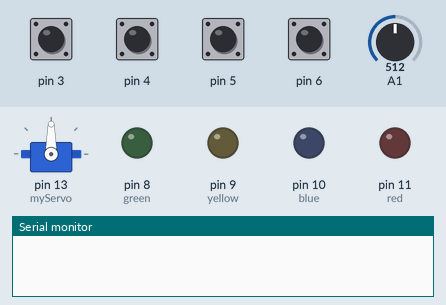
Simulated run of this sketch. Board: Arduino Uno, built with avr-gcc and run on an emulated ATmega328P. On the bench: servo, output pins drawn as LEDs (lit = HIGH), the last lines printed to the serial monitor. Dashed ring = blinking. Inputs (shaded band) come from the test bench; at power-on: pin 3–6 HIGH, A1 = 512. Random numbers use the default seed unless the sketch sets one.

Above: at 1.7 s.
1.8 s: pin 3 pulled LOW for 0.5 s
At 3.1 s:
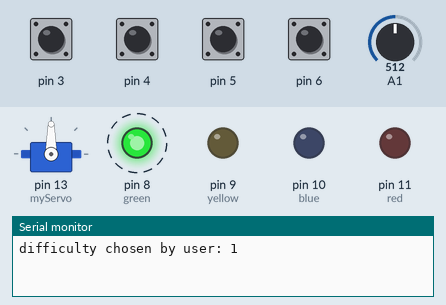
5.3 s: pin 4 pulsed LOW 5 times (0.12 s each, 0.3 s apart)
At 7.3 s:
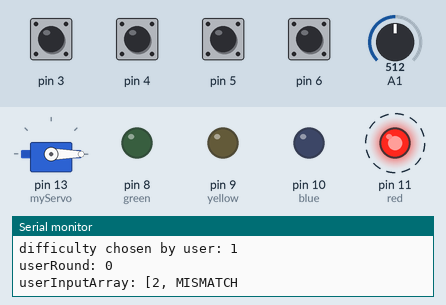
12.8 s: pin 3 pulled LOW for 1 s
At 15.0 s:
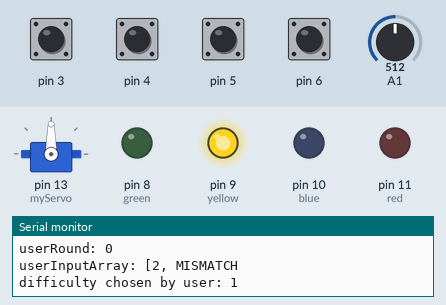
Timing chart, 0 to 18.9 s (numbered marks = the images above; inputs shaded):
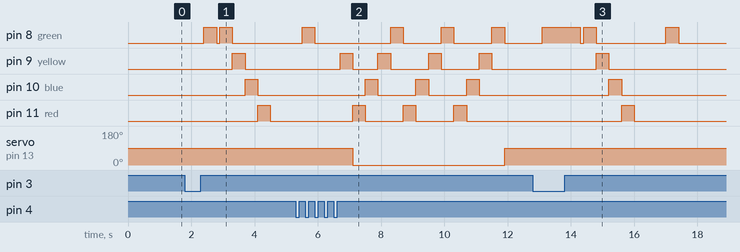

Measured:
- after the input at 1.8 s, pin 8 (green): alternates HIGH for 0.40 s and LOW for 0.10 s, 4 changes in all, then stays LOW, starting after 0.60 s; pin 9 (yellow): LOW → HIGH after 1.5 s, → LOW 0.40 s later; pin 10 (blue): LOW → HIGH after 1.9 s, → LOW 0.40 s later; pin 11 (red): LOW → HIGH after 2.3 s, → LOW 0.40 s later
- after the input at 5.3 s, pin 9 (yellow): LOW → HIGH after 1.4 s, → LOW 0.40 s later, → HIGH 0.80 s later, → LOW 0.40 s later, … (8 changes in this stretch); pin 10 (blue): alternates HIGH for 0.40 s and LOW for 1.2 s, starting after 2.2 s
- after the input at 12.8 s, pin 8 (green): goes HIGH 1.2 s, LOW 0.10 s, HIGH 0.40 s, LOW 2.2 s, HIGH 0.40 s, then LOW, starting after 0.30 s; pin 9 (yellow): LOW → HIGH after 2.0 s, → LOW 0.40 s later; pin 10 (blue): LOW → HIGH after 2.4 s, → LOW 0.40 s later; pin 11 (red): LOW → HIGH after 2.8 s, → LOW 0.40 s later

The sketch:

analog_test_3_simon.ino
```cpp
#include <CapacitiveSensor.h>
#include <Servo.h>
Servo myServo;
const int nowPlayingAngle = 90;
const int youLoseAngle = 0;
const int youWinAngle = 180;

CapacitiveSensor cs_12_3 = CapacitiveSensor(12, 3);
CapacitiveSensor cs_12_4 = CapacitiveSensor(12, 4);
CapacitiveSensor cs_12_5 = CapacitiveSensor(12, 5);
CapacitiveSensor cs_12_6 = CapacitiveSensor(12, 6);

const int red = 11;
const int blue = 10;
const int yellow = 9;
const int green = 8;

int greenState = LOW;
int yellowState = LOW;
int blueState = LOW;
int redState = LOW;

int prevGreenState = LOW;
int prevYellowState = LOW;
int prevBlueState = LOW;
int prevRedState = LOW;

int ledLightTime = 400;

// Max of 20 rounds can be run
int gameRounds[20];
// GameRoundCount = 5 * Difficulty
int difficulty = 1;

void setup()
{
    // put your setup code here, to run once:
    myServo.attach(13);

    pinMode(red, OUTPUT);
    pinMode(blue, OUTPUT);
    pinMode(yellow, OUTPUT);
    pinMode(green, OUTPUT);

    cs_12_3.set_CS_AutocaL_Millis(0xFFFFFFFF);
    cs_12_4.set_CS_AutocaL_Millis(0xFFFFFFFF);
    cs_12_5.set_CS_AutocaL_Millis(0xFFFFFFFF);
    cs_12_6.set_CS_AutocaL_Millis(0xFFFFFFFF);
    Serial.begin(9600);
}

void loop()
{
    // put your main code here, to run repeatedly:
    // Game Start State
    myServo.write(nowPlayingAngle);
    setUpGame();
}

void setUpGame()
{
    difficulty = getTouchedValue();
    Serial.print("difficulty chosen by user: ");
    Serial.println(difficulty);
    delay(100);
    createRounds();
    gameStartFlash();
    delay(1000);
    playGame();
}

void createRounds()
{
    randomSeed(analogRead(1));
    for (int i = 0; i < (5 * difficulty); i++)
    {
        gameRounds[i] = random(1, 5);
    }
}

void gameStartFlash(){
  for (int i = 0; i < difficulty; i++){
    lightLED(green);
    lightLED(yellow);
    lightLED(blue);
    lightLED(red);
   }
}

void playGame()
{
    for (int userRound = 0; userRound < (5 * difficulty); userRound++)
    {
        Serial.print("userRound: ");
        Serial.println(userRound);
        // disply value(s) from gameRounds 0 to userRound
        for (int ledToDisplay = 0; ledToDisplay < userRound + 1; ledToDisplay++)
        {
            switch (gameRounds[ledToDisplay])
            {
            case 1:
                // green
                lightLED(green);
                delay(ledLightTime);
                break;
            case 2:
                // yellow
                lightLED(yellow);
                delay(ledLightTime);
                break;
            case 3:
                // blue
                lightLED(blue);
                delay(ledLightTime);
                break;
            case 4:
                // red
                lightLED(red);
                delay(ledLightTime);
                break;
            default:
                Serial.println("game broken stop");
                break;
            }
        }
        // get user input(as many as userRound + 1)
        int userInputArray[20];
        for (int loc = 0; loc < userRound + 1; loc++)
        {
            userInputArray[loc] = getTouchedValue();
        }

        Serial.print("userInputArray: [");
        for (int i = 0; i < userRound + 1; i++)
        {
            Serial.print(userInputArray[i]);
            Serial.print(", ");
            if (userInputArray[i] != gameRounds[i])
            {
                Serial.println("MISMATCH");
                youLose();
                return;
            }
        }
        Serial.println("]");
        // wait for user to move away
        delay(ledLightTime * 2);
    }
    // run end game (win)
    Serial.println("You Win");
    youWin();
}

void lightLED(int pinNumber)
{
    digitalWrite(pinNumber, HIGH);
    delay(ledLightTime);
    digitalWrite(pinNumber, LOW);

}

void youWin(){
   myServo.write(youWinAngle);
   for (int i = 0; i < 3; i++){
    lightLED(green);
    lightLED(yellow);
    lightLED(blue);
    lightLED(red);
   }
}

void youLose(){
  myServo.write(youLoseAngle);
  for (int i = 0; i < 3; i++){
    lightLED(red);
    lightLED(blue);
    lightLED(yellow);
    lightLED(green);;
   }
}

int getTouchedValue()
{
    bool hasTouched = false;
    int touchValue;
    while (1 == 1)
    {
        long touch1 = cs_12_3.capacitiveSensor(1000);
        long touch2 = cs_12_4.capacitiveSensor(1000);
        long touch3 = cs_12_5.capacitiveSensor(1000);
        long touch4 = cs_12_6.capacitiveSensor(1000);

        if (touch1 > 1000 && touch2 < 1000 && touch3 < 1000 && touch4 < 1000)
        {
            // If red line is touched
            // Serial.println("yellowIn touched");
            if (prevGreenState == LOW)
            {
                // If state changed
                greenState = HIGH;
            }
        }
        else
        {
            // If blue line is not touched
            if (prevGreenState == HIGH)
            {
                // If state changed
                greenState = LOW;
                hasTouched = true;
                touchValue = 1;
            }
        }

        if (touch2 > 1000 && touch1 < 1000 && touch3 < 1000 && touch4 < 1000)
        {
            // If yellow line is touched
            // Serial.println("yellowIn touched");
            if (prevYellowState == LOW)
            {
                // If state changed
                yellowState = HIGH;
            }
        }
        else
        {
            // If blue line is not touched
            if (prevYellowState == HIGH)
            {
                // If state changed
                yellowState = LOW;
                hasTouched = true;
                touchValue = 2;
            }
        }

        if (touch3 > 1000 && touch2 < 1000 && touch1 < 1000 && touch4 < 1000)
        {
            // If blue line is touched
            // Serial.println("redIn touched");
            if (prevBlueState == LOW)
            {
                // If state changed
                blueState = HIGH;
            }
        }
        else
        {
            // If blue line is not touched
            if (prevBlueState == HIGH)
            {
                // If state changed
                blueState = LOW;
                hasTouched = true;
                touchValue = 3;
            }
        }

        if (touch4 > 1000 && touch2 < 1000 && touch3 < 1000 && touch1 < 1000)
        {
            // If red line is touched
            // Serial.println("redIn touched");
            if (prevRedState == LOW)
            {
                // If state changed
                redState = HIGH;
            }
        }
        else
        {
            // If red line is not touched
            if (prevRedState == HIGH)
            {
                // If state changed
                redState = LOW;
                hasTouched = true;
                touchValue = 4;
            }
        }

        // Write states to LED, and update prev states
        digitalWrite(red, redState);
        digitalWrite(blue, blueState);
        digitalWrite(yellow, yellowState);
        digitalWrite(green, greenState);

        prevRedState = redState;
        prevBlueState = blueState;
        prevYellowState = yellowState;
        prevGreenState = greenState;
        if (hasTouched)
        {
            return touchValue;
        }
    }
}
```
